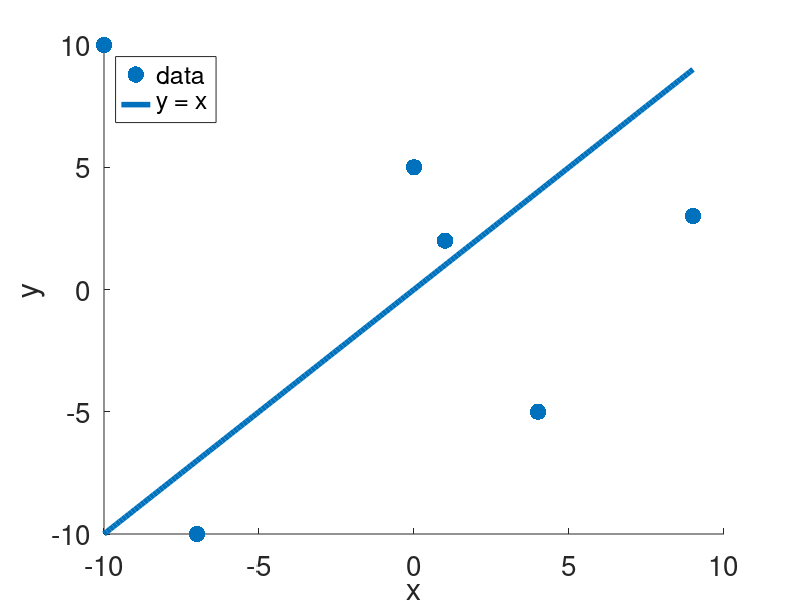

Here is the MATLAB script that generated this plot:
% We will do scatter plot and a function

% Data given
datx = [-10,-7,0,1,4,9];
daty = [10,-10,5,2,-5,3];

% Define a function 
f = @(x) x;
% Define an x interval (On MATLAB the interval is defined as [starting point : increment : ending point]

x = [min(datx):0.1:max(datx)];

% Find y values
y = f(x);

% Plot function
sz = 140;
scatter(datx,daty,sz,'filled')
hold on
plot(x,y,'LineWidth',4) 
set(gca,'FontSize',20)
hold off

% Label axes
xlabel('x')
ylabel('y')

% Legend
legend({'data','y = x'},'Location','northwest')